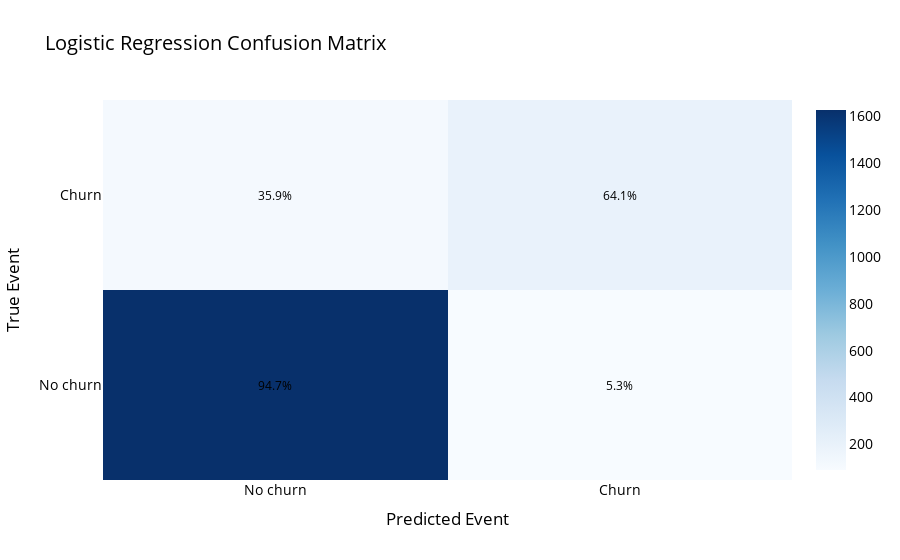

Source (notebook cell):
### Code cell
from sklearn.naive_bayes import GaussianNB
# Instantiate Gaussian Naive Bayes model
nb = GaussianNB()

# Train the model on the training set
nb.fit(X_train, y_train)

# Predict the target variable on the test set
nb_pred = nb.predict(X_test)

# Evaluate the performance of the model
print('Naive Bayes Accuracy:', accuracy_score(y_test, nb_pred))
print('Naive Bayes F1 Score:', f1_score(y_test, nb_pred))

nb_cm = confusion_matrix(y_test, nb_pred)
gen_cm_plotly(nb_cm)

### Figure 1 — Plotly figure (JSON) as saved in the notebook; plotly's stock layout.template omitted (floating-point values rounded to 4 significant figures)
{"data": [{"colorscale": [[0, "rgb(247,251,255)"], [0.125, "rgb(222,235,247)"], [0.25, "rgb(198,219,239)"], [0.375, "rgb(158,202,225)"], [0.5, "rgb(107,174,214)"], [0.625, "rgb(66,146,198)"], [0.75, "rgb(33,113,181)"], [0.875, "rgb(8,81,156)"], [1, "rgb(8,48,107)"]], "hovertemplate": "%{text}<extra></extra>", "text": [["Count: 1,626<br>Success: 94.7%", "Count: 91<br>Success: 5.3%"], ["Count: 111<br>Success: 35.9%", "Count: 198<br>Success: 64.1%"]], "type": "heatmap", "x": ["No churn", "Churn"], "y": ["No churn", "Churn"], "z": [[1626, 91], [111, 198]]}], "layout": {"annotations": [{"font": {"color": "black", "size": 12}, "showarrow": false, "text": "94.7%", "x": 0, "y": 0}, {"font": {"color": "black", "size": 12}, "showarrow": false, "text": "5.3%", "x": 1, "y": 0}, {"font": {"color": "black", "size": 12}, "showarrow": false, "text": "35.9%", "x": 0, "y": 1}, {"font": {"color": "black", "size": 12}, "showarrow": false, "text": "64.1%", "x": 1, "y": 1}], "font": {"color": "black", "size": 14}, "title": {"text": "Logistic Regression Confusion Matrix"}, "xaxis": {"title": {"text": "Predicted Event"}}, "yaxis": {"title": {"text": "True Event"}}}}
